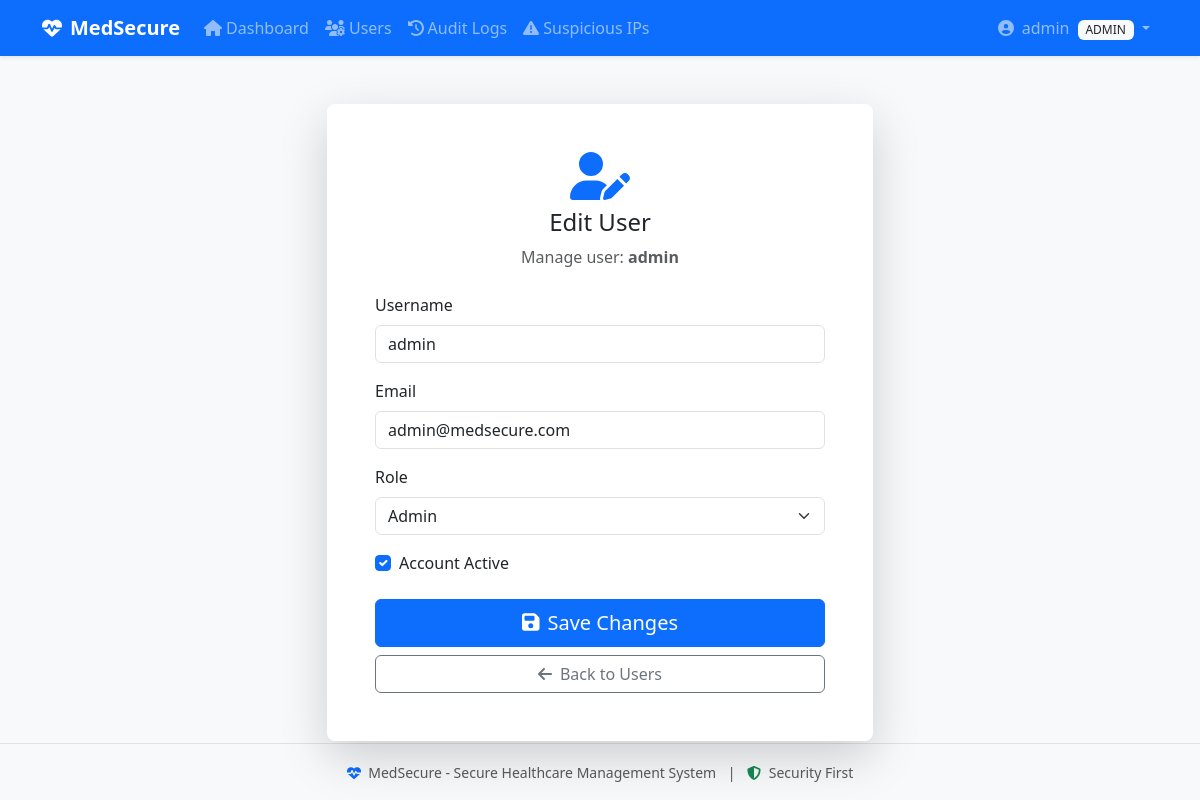
/admin/users/1 (signed in), run on the app's committed database.
### app/models.py (models this page shows, shortened)
class User(UserMixin, db.Model):
    __tablename__ = 'users'
    id = db.Column(db.Integer, primary_key=True)
    username = db.Column(db.String(80), unique=True, nullable=False, index=True)
    email = db.Column(db.String(120), unique=True, nullable=False, index=True)
    password_hash = db.Column(db.String(256), nullable=False)
    role = db.Column(db.String(20), nullable=False, default='patient')
    is_active = db.Column(db.Boolean, default=True)
    is_2fa_enabled = db.Column(db.Boolean, default=False)
    twofa_secret = db.Column(db.String(64), nullable=True)
    failed_login_attempts = db.Column(db.Integer, default=0)
    locked_until = db.Column(db.DateTime, nullable=True)
    last_login = db.Column(db.DateTime, nullable=True)
    last_login_ip = db.Column(db.String(45), nullable=True)
    last_password_change = db.Column(db.DateTime, default=datetime.utcnow)
    password_expires_at = db.Column(db.DateTime, nullable=True)
    created_at = db.Column(db.DateTime, default=datetime.utcnow)
    updated_at = db.Column(db.DateTime, default=datetime.utcnow, onupdate=datetime.utcnow)
    patient_profile = db.relationship('Patient', backref='user', uselist=False, lazy=True)
    doctor_profile = db.relationship('Doctor', backref='user', uselist=False, lazy=True)

### app/routes/admin.py (the view, shortened to what this page needs)
@bp.route('/users/<int:user_id>', methods=['GET', 'POST'])
@login_required
@role_required('admin')
@sanitize_params
def edit_user(user_id):
    user = User.query.get_or_404(user_id)
    form = AdminUserEditForm(obj=user)
    return render_template('admin/edit_user.html', form=form, edit_user=user)

### app/forms.py
class AdminUserEditForm(FlaskForm):
    username = StringField('Username', validators=[DataRequired(), Length(min=3, max=80)])
    email = StringField('Email', validators=[DataRequired(), Email(), Length(max=120)])
    role = SelectField('Role', choices=[
        ('patient', 'Patient'),
        ('doctor', 'Doctor'),
        ('admin', 'Admin')
    ], validators=[DataRequired()])
    is_active = BooleanField('Active')

### app/models.py (called while the page is built)
@login_manager.user_loader
def load_user(user_id):
    return User.query.get(int(user_id))

### app/templates/admin/edit_user.html (shortened to what this page needs)
{% extends "base.html" %}
{% block content %}
<div class="row justify-content-center mt-4">
    <div class="col-md-6">
        <div class="card shadow-lg border-0">
            <div class="card-body p-5">
                <div class="text-center mb-4">
                    <i class="fas fa-user-edit text-primary" style="font-size: 3rem;"></i>
                    <h4 class="mt-2">Edit User</h4>
                    <p class="text-muted">Manage user: <strong>{{ edit_user.username }}</strong></p>
                </div>
                <form method="POST">
                    <div class="mb-3">
                        <label class="form-label">Username</label>
                        {{ form.username(class="form-control" + (" is-invalid" if form.username.errors else "")) }}
                    </div>
                    <div class="mb-3">
                        <label class="form-label">Email</label>
                        {{ form.email(class="form-control" + (" is-invalid" if form.email.errors else "")) }}
                    </div>
                    <div class="mb-3">
                        <label class="form-label">Role</label>
                        {{ form.role(class="form-select" + (" is-invalid" if form.role.errors else "")) }}
                    </div>
                    <div class="mb-4">
                        <div class="form-check">
                            {{ form.is_active(class="form-check-input") }}
                            <label class="form-check-label">Account Active</label>
                        </div>
                    </div>
                    <div class="d-grid gap-2">
                        <button type="submit" class="btn btn-primary btn-lg">
                            <i class="fas fa-save me-2"></i>Save Changes
                        </button>
                        <a href="{{ url_for('admin.list_users') }}" class="btn btn-outline-secondary">
                            <i class="fas fa-arrow-left me-2"></i>Back to Users
                        </a>
                    </div>
                </form>
            </div>
        </div>
    </div>
</div>
{% endblock %}

### app/templates/base.html (shortened to what this page needs)
<!DOCTYPE html>
<html lang="en" data-bs-theme="light">
<head>
    <link href="https://cdn.jsdelivr.net/npm/bootstrap@5.3.2/dist/css/bootstrap.min.css" rel="stylesheet">
    <link href="https://cdnjs.cloudflare.com/ajax/libs/font-awesome/6.5.0/css/all.min.css" rel="stylesheet">
    <link href="{{ url_for('static', filename='css/style.css') }}" rel="stylesheet">
</head>
<body>
    <nav class="navbar navbar-expand-lg navbar-dark bg-primary shadow-sm">
        <div class="container">
            <a class="navbar-brand fw-bold" href="{{ url_for('index') }}">
                <i class="fas fa-heartbeat me-2"></i>MedSecure
            </a>
            <div class="collapse navbar-collapse" id="navbarNav">
                <ul class="navbar-nav me-auto">
                    {% if current_user.is_authenticated %}
                        {% if current_user.role == 'patient' %}
                        <li class="nav-item">
                            <a class="nav-link" href="{{ url_for('patient.dashboard') }}">
                                <i class="fas fa-home me-1"></i>Dashboard
                            </a>
                        </li>
                        <li class="nav-item">
                            <a class="nav-link" href="{{ url_for('patient.list_appointments') }}">
                                <i class="fas fa-calendar-check me-1"></i>Appointments
                            </a>
                        </li>
                        <li class="nav-item">
                            <a class="nav-link" href="{{ url_for('patient.health_dashboard') }}">
                                <i class="fas fa-heartbeat me-1"></i>Health
                            </a>
                        </li>
                        <li class="nav-item">
                            <a class="nav-link" href="{{ url_for('patient.medical_records') }}">
                                <i class="fas fa-notes-medical me-1"></i>Records
                            </a>
                        </li>
                        {% elif current_user.role == 'admin' %}
                        <li class="nav-item">
                            <a class="nav-link" href="{{ url_for('admin.dashboard') }}">
                                <i class="fas fa-home me-1"></i>Dashboard
                            </a>
                        </li>
                        <li class="nav-item">
                            <a class="nav-link" href="{{ url_for('admin.list_users') }}">
                                <i class="fas fa-users-cog me-1"></i>Users
                            </a>
                        </li>
                        <li class="nav-item">
                            <a class="nav-link" href="{{ url_for('admin.view_logs') }}">
                                <i class="fas fa-history me-1"></i>Audit Logs
                            </a>
                        </li>
                        <li class="nav-item">
                            <a class="nav-link" href="{{ url_for('admin.list_suspicious_ips') }}">
                                <i class="fas fa-exclamation-triangle me-1"></i>Suspicious IPs
                            </a>
                        </li>
                        {% endif %}
                    {% endif %}
                </ul>
                <ul class="navbar-nav">
                    {% if current_user.is_authenticated %}
                    <li class="nav-item dropdown">
                        <a class="nav-link dropdown-toggle" href="#" role="button" data-bs-toggle="dropdown">
                            <i class="fas fa-user-circle me-1"></i>
                            {{ current_user.username }}
                            <span class="badge bg-light text-dark ms-1 text-uppercase small">{{ current_user.role }}</span>
                        </a>
                    </li>
                    {% endif %}
                </ul>
            </div>
        </div>
    </nav>
    <div class="container mt-4">
        {% block content %}{% endblock %}
    </div>
    <footer class="footer mt-5 py-3 bg-light border-top">
        <div class="container text-center">
            <small class="text-muted">
                <i class="fas fa-heartbeat text-primary me-1"></i> MedSecure - Secure Healthcare Management System
                <span class="mx-2">|</span>
                <i class="fas fa-shield-alt text-success me-1"></i> Security First
            </small>
        </div>
    </footer>
</body>
</html>

### app/static/css/style.css (style rules this page uses)
:root { --primary-color: #0d6efd; --success-color: #198754; --danger-color: #dc3545; --warning-color: #ffc107; --info-color: #0dcaf0; }
body { background-color: #f8f9fa; min-height: 100vh; display: flex; flex-direction: column; }
.footer { margin-top: auto !important; }
.card { border-radius: 0.5rem; transition: box-shadow 0.2s ease; }
.btn { border-radius: 0.375rem; }
.navbar { box-shadow: 0 2px 4px rgba(0, 0, 0, 0.1); }
.badge { font-weight: 500; }

### data on the page
User: username "admin", role "ADMIN", email "admin@medsecure.com", role "Admin", is_active "☑"
